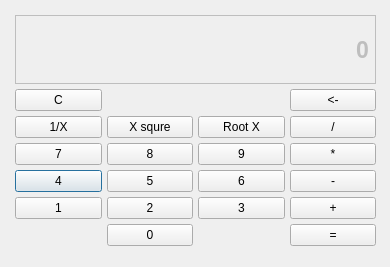
<?xml version="1.0" encoding="UTF-8"?>
<ui version="4.0">
 <class>Dialog</class>
 <widget class="QDialog" name="Dialog">
  <property name="geometry">
   <rect>
    <x>0</x>
    <y>0</y>
    <width>390</width>
    <height>267</height>
   </rect>
  </property>
  <property name="windowTitle">
   <string>Dialog</string>
  </property>
  <widget class="QWidget" name="verticalLayoutWidget">
   <property name="geometry">
    <rect>
     <x>10</x>
     <y>10</y>
     <width>371</width>
     <height>241</height>
    </rect>
   </property>
   <layout class="QVBoxLayout" name="verticalLayout">
    <property name="spacing">
     <number>5</number>
    </property>
    <property name="sizeConstraint">
     <enum>QLayout::SetMaximumSize</enum>
    </property>
    <property name="leftMargin">
     <number>5</number>
    </property>
    <property name="topMargin">
     <number>5</number>
    </property>
    <property name="rightMargin">
     <number>5</number>
    </property>
    <property name="bottomMargin">
     <number>5</number>
    </property>
    <item>
     <widget class="QLabel" name="label">
      <property name="enabled">
       <bool>false</bool>
      </property>
      <property name="font">
       <font>
        <pointsize>17</pointsize>
        <weight>75</weight>
        <bold>true</bold>
       </font>
      </property>
      <property name="layoutDirection">
       <enum>Qt::RightToLeft</enum>
      </property>
      <property name="autoFillBackground">
       <bool>false</bool>
      </property>
      <property name="frameShape">
       <enum>QFrame::Box</enum>
      </property>
      <property name="text">
       <string>0</string>
      </property>
      <property name="textFormat">
       <enum>Qt::AutoText</enum>
      </property>
      <property name="alignment">
       <set>Qt::AlignRight|Qt::AlignTrailing|Qt::AlignVCenter</set>
      </property>
      <property name="wordWrap">
       <bool>false</bool>
      </property>
      <property name="margin">
       <number>10</number>
      </property>
      <property name="indent">
       <number>-2</number>
      </property>
     </widget>
    </item>
    <item>
     <layout class="QGridLayout" name="gridLayout">
      <item row="6" column="1">
       <widget class="QPushButton" name="numButton_4">
        <property name="text">
         <string>4</string>
        </property>
       </widget>
      </item>
      <item row="0" column="1">
       <widget class="QPushButton" name="clearButton">
        <property name="text">
         <string>C</string>
        </property>
       </widget>
      </item>
      <item row="1" column="1">
       <widget class="QPushButton" name="numeratorButton">
        <property name="text">
         <string>1/X</string>
        </property>
       </widget>
      </item>
      <item row="6" column="2">
       <widget class="QPushButton" name="numButton_5">
        <property name="text">
         <string>5</string>
        </property>
       </widget>
      </item>
      <item row="8" column="2">
       <widget class="QPushButton" name="numButton_0">
        <property name="text">
         <string>0</string>
        </property>
       </widget>
      </item>
      <item row="7" column="3">
       <widget class="QPushButton" name="numButton_3">
        <property name="text">
         <string>3</string>
        </property>
       </widget>
      </item>
      <item row="2" column="3">
       <widget class="QPushButton" name="numButton_9">
        <property name="text">
         <string>9</string>
        </property>
       </widget>
      </item>
      <item row="7" column="4">
       <widget class="QPushButton" name="plusButton">
        <property name="text">
         <string>+</string>
        </property>
       </widget>
      </item>
      <item row="6" column="4">
       <widget class="QPushButton" name="minusButton">
        <property name="text">
         <string>-</string>
        </property>
       </widget>
      </item>
      <item row="1" column="4">
       <widget class="QPushButton" name="divButton">
        <property name="text">
         <string>/</string>
        </property>
       </widget>
      </item>
      <item row="0" column="4">
       <widget class="QPushButton" name="backspaceButton">
        <property name="text">
         <string>&lt;-</string>
        </property>
       </widget>
      </item>
      <item row="2" column="4">
       <widget class="QPushButton" name="multiButton">
        <property name="text">
         <string>*</string>
        </property>
       </widget>
      </item>
      <item row="1" column="2">
       <widget class="QPushButton" name="squareButton">
        <property name="text">
         <string>X squre</string>
        </property>
       </widget>
      </item>
      <item row="8" column="4">
       <widget class="QPushButton" name="resultButton">
        <property name="text">
         <string>=</string>
        </property>
       </widget>
      </item>
      <item row="1" column="3">
       <widget class="QPushButton" name="rootButton">
        <property name="text">
         <string>Root X</string>
        </property>
       </widget>
      </item>
      <item row="6" column="3">
       <widget class="QPushButton" name="numButton_6">
        <property name="text">
         <string>6</string>
        </property>
       </widget>
      </item>
      <item row="2" column="1">
       <widget class="QPushButton" name="numButton_7">
        <property name="text">
         <string>7</string>
        </property>
       </widget>
      </item>
      <item row="7" column="1">
       <widget class="QPushButton" name="numButton_1">
        <property name="text">
         <string>1</string>
        </property>
       </widget>
      </item>
      <item row="7" column="2">
       <widget class="QPushButton" name="numButton_2">
        <property name="text">
         <string>2</string>
        </property>
       </widget>
      </item>
      <item row="2" column="2">
       <widget class="QPushButton" name="numButton_8">
        <property name="text">
         <string>8</string>
        </property>
       </widget>
      </item>
     </layout>
    </item>
   </layout>
  </widget>
 </widget>
 <resources/>
 <connections/>
</ui>
